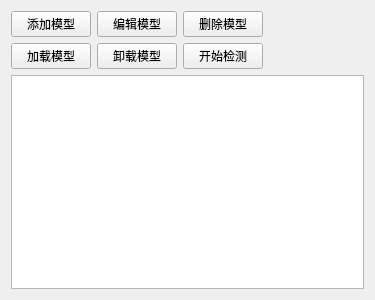
<?xml version="1.0" encoding="UTF-8"?>
<ui version="4.0">
 <class>DetectorListClass</class>
 <widget class="QWidget" name="DetectorListClass">
  <property name="geometry">
   <rect>
    <x>0</x>
    <y>0</y>
    <width>375</width>
    <height>300</height>
   </rect>
  </property>
  <property name="windowTitle">
   <string>模型列表</string>
  </property>
  <layout class="QGridLayout" name="gridLayout">
   <item row="2" column="0">
    <layout class="QHBoxLayout" name="horizontalLayout_3">
     <item>
      <widget class="QPushButton" name="pb_load">
       <property name="text">
        <string>加载模型</string>
       </property>
      </widget>
     </item>
     <item>
      <widget class="QPushButton" name="pb_unload">
       <property name="text">
        <string>卸载模型</string>
       </property>
      </widget>
     </item>
     <item>
      <widget class="QPushButton" name="pb_start">
       <property name="text">
        <string>开始检测</string>
       </property>
      </widget>
     </item>
     <item>
      <spacer name="horizontalSpacer_2">
       <property name="orientation">
        <enum>Qt::Horizontal</enum>
       </property>
       <property name="sizeHint" stdset="0">
        <size>
         <width>40</width>
         <height>20</height>
        </size>
       </property>
      </spacer>
     </item>
    </layout>
   </item>
   <item row="0" column="0">
    <layout class="QHBoxLayout" name="horizontalLayout">
     <item>
      <widget class="QPushButton" name="pb_Add">
       <property name="text">
        <string>添加模型</string>
       </property>
      </widget>
     </item>
     <item>
      <widget class="QPushButton" name="pb_Edit">
       <property name="text">
        <string>编辑模型</string>
       </property>
      </widget>
     </item>
     <item>
      <widget class="QPushButton" name="pb_Del">
       <property name="text">
        <string>删除模型</string>
       </property>
      </widget>
     </item>
     <item>
      <spacer name="horizontalSpacer">
       <property name="orientation">
        <enum>Qt::Horizontal</enum>
       </property>
       <property name="sizeHint" stdset="0">
        <size>
         <width>40</width>
         <height>20</height>
        </size>
       </property>
      </spacer>
     </item>
    </layout>
   </item>
   <item row="4" column="0">
    <widget class="QTreeWidget" name="tw_Detectors">
     <property name="columnCount">
      <number>1</number>
     </property>
     <attribute name="headerVisible">
      <bool>false</bool>
     </attribute>
     <column>
      <property name="text">
       <string notr="true">1</string>
      </property>
     </column>
    </widget>
   </item>
  </layout>
  <widget class="QWidget" name="layoutWidget">
   <property name="geometry">
    <rect>
     <x>190</x>
     <y>130</y>
     <width>2</width>
     <height>2</height>
    </rect>
   </property>
   <layout class="QHBoxLayout" name="horizontalLayout_2"/>
  </widget>
 </widget>
 <resources/>
 <connections/>
</ui>
